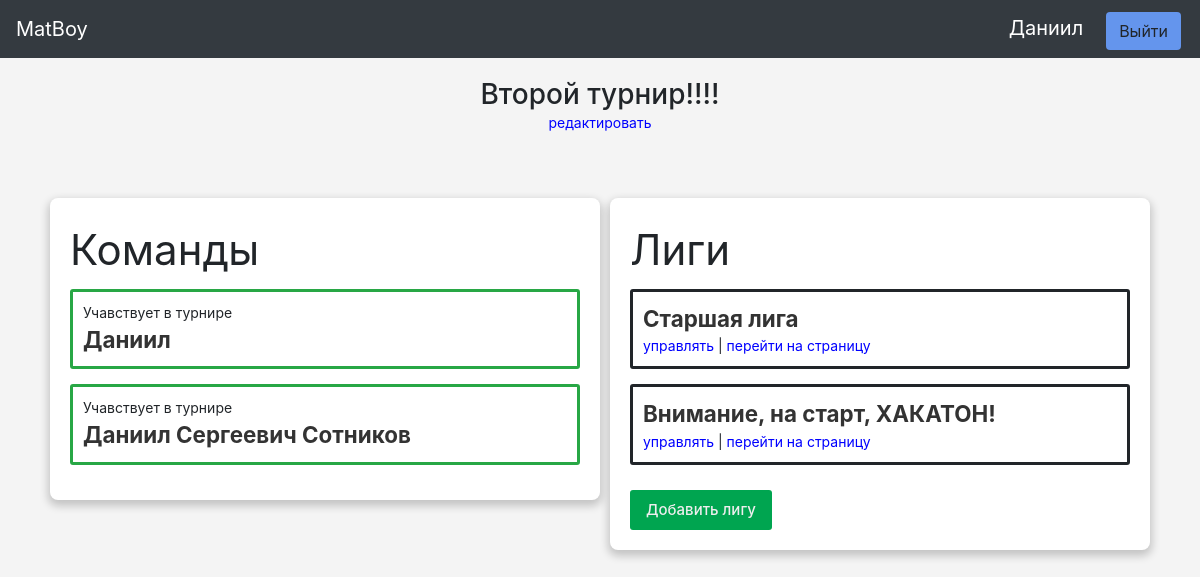
The page /tournament_console/1 (signed in) on the database its author committed.
### data/user.py (models this page shows, shortened)
class User(BaseModel, UserMixin):
    __tablename__ = "users"
    __repr_attrs__ = ["surname", "name"]
    serialize_only = ("id",
                      "name",
                      "surname",
                      "patronymic",
                      "fullname",
                      "city",
                      "birthday",
                      "email",
                      "is_creator",
                      )
    short_serialize_only = ("id",
                            'name',
                            'surname',
                            "fullname",
                            "email"
                            )
    surname = sa.Column(sa.String, nullable=False)
    name = sa.Column(sa.String, nullable=False)
    patronymic = sa.Column(sa.String, nullable=True)
    city = sa.Column(sa.String, nullable=True)
    birthday = sa.Column(sa.Date)
    email = sa.Column(sa.String, index=True, unique=True, nullable=True)
    hashed_password = sa.Column(sa.String, nullable=True)
    is_creator = sa.Column(sa.Boolean, default=False)
    @property
    def fullname(self):
        if self.patronymic:
            return f"{self.surname} {self.name} {self.patronymic}"
        else:
            return f"{self.surname} {self.name}"
    def __str__(self):
        return self.fullname
    @property
    def is_admin(self):
        return self.id == 1

### data/tournament.py (models this page shows)
class Tournament(BaseModel):
    __tablename__ = "tournaments"
    __repr_attrs__ = ["title", "chief"]
    title = sa.Column(sa.String, unique=True)
    description = sa.Column(sa.Text, nullable=True)
    place = sa.Column(sa.String, nullable=True)
    start = sa.Column(sa.Date, nullable=True)
    end = sa.Column(sa.Date, nullable=True)
    chief_id = sa.Column(sa.Integer, sa.ForeignKey("users.id"))
    chief = orm.relationship("User", backref="tournaments")
    def have_permission(self, user):
        return user.is_admin or self.chief == user

### data/team.py (models this page shows, shortened)
class Team(BaseModel):
    __tablename__ = "teams"
    __repr_attrs__ = ["name", "tournament"]
    serialize_only = ("id",
                      "name",
                      "motto",
                      "status",
                      "trainer.id",
                      "trainer.email",
                      "trainer.fullname",
                      "tournament.id",
                      "tournament.title",
                      "league.id",
                      "league.title",
                      )
    name = sa.Column(sa.String)
    motto = sa.Column(sa.String, nullable=True)
    status = sa.Column(sa.Integer, default=1)
    trainer_id = sa.Column(sa.Integer, sa.ForeignKey("users.id"), nullable=True)
    tournament_id = sa.Column(sa.Integer, sa.ForeignKey("tournaments.id"), nullable=True)
    league_id = sa.Column(sa.Integer, sa.ForeignKey("leagues.id"), nullable=True)
    trainer = orm.relationship("User", backref="teams_for_train")
    tournament = orm.relationship("Tournament", backref="teams")
    league = orm.relationship("League", backref="teams")
    players = orm.relationship("User", secondary="users_to_teams", backref="teams")

### data/league.py (models this page shows, shortened)
class League(BaseModel):
    __tablename__ = "leagues"
    __repr_attrs__ = ["title", "chief"]
    serialize_only = ("id",
                      "title",
                      "description",
                      "chief.id",
                      "chief.email",
                      "chief.fullname",
                      "tournament.id",
                      "tournament.title",
                      "teams.id",
                      "teams.name",
                      )
    title = sa.Column(sa.String, unique=False)
    description = sa.Column(sa.Text, nullable=True)
    chief_id = sa.Column(sa.Integer, sa.ForeignKey("users.id"))
    tournament_id = sa.Column(sa.Integer, sa.ForeignKey("tournaments.id"))
    chief = orm.relationship("User", backref="leagues")
    tournament = orm.relationship("Tournament", backref="leagues")

### app/web_pages.py (the view)
@blueprint.route("/tournament_console/<int:tour_id>")
@login_required
def tournament_console(tour_id: int):
    session = create_session()
    tour = session.query(Tournament).get(tour_id)
    if not tour:
        abort(404)
    if not tour.have_permission(current_user):
        abort(403)
    return render_template("tournament_console.html", tour=tour)

### app/web_pages.py (called while the page is built)
@login_manager.user_loader
def load_user(user_id) -> User:
    session = create_session()
    return session.query(User).get(user_id)

### data/db_session.py (called while the page is built)
def create_session() -> Session:
    global __factory
    return __factory()

### templates/tournament_console.html (shortened to what this page needs)
{% extends 'base.html' %}
{% block main %}
  <main class="container-xl" role="main">
    <div class="title_container">
      <h3 class="page_title">
        {{tour.title}}
      </h3>
      <a class="link link-small"
         onclick="redirectWithStep(event);"
         href="/edit_tournament/{{tour.id}}"
      >
        редактировать
      </a>
    </div>
    <div class="box_container box_container-covid">
      <div class="box box-middle">
        <label class="box-label">
          Команды
        </label>
        {% for team in tour.teams if team.status %}
          {% if team.status == 2 %}
          <div class="box_item team border-success" id="team-{{team.id}}">
            <span class="status team-status">
            Учавствует в турнире
            </span>
          {% else %}
          <div class="box_item team border-warning" id="team-{{team.id}}">
            <span class="status team-status">
              Ожидает подтверждения
            </span>
          {% endif %}
            <label class="box_item-title team-title nested-toggler" for="team_info-{{team.id}}">
              {{team.name}}
            </label>
          </div>
        {% endfor %}
      </div>
      <div class="box box-middle">
        <div id="leagues">
          <label class="box-label">
            Лиги
          </label>
          {% for league in tour.leagues %}
            <div class="box_item league" id="league-{{league.id}}">
              <label class="box_item-title league-title nested-toggler" for="league_info-{{league.id}}">
                {{league.title}}
              </label>
              <div class="link_menu">
                <a class="link link-small league-manage" href='/league_console/{{league.id}}'>
                  управлять
                </a>
                |
                <a class="link link-small league-goto" href='/league/{{league.id}}'>
                  перейти на страницу
                </a>
              </div>
            </div>
          {% endfor %}
        </div>
        <div class="buttons-menu">
          <button class="button button_success league-add">
            Добавить лигу
          </button>
        </div>
      </div>
    </div>
  </main>
{% endblock main %}

### templates/base.html (shortened to what this page needs)
<!DOCTYPE html>
<html lang="en">
  <head>
    {% block head %}
    <link
      rel="stylesheet"
      href="https://stackpath.bootstrapcdn.com/bootstrap/4.4.1/css/bootstrap.min.css"
    />
    <link href="{{url_for('static', filename='node_modules/air-datepicker/dist/css/datepicker.min.css')}}" rel="stylesheet" type="text/css">
    <link rel="stylesheet" type="text/css" href="{{url_for('static', filename='css/style.css')}}" />
    {% endblock head %}
  </head>
  <body>
    {% block header %}
    <header class="">
      <nav class="navbar navbar-dark bg-dark">
        <a class="navbar-brand logo", href="/">MatBoy</a>
        <div class="login_manager">
            {% if current_user.is_authenticated %}
              <a
                class="navbar-brand"
                href="/profile/{{current_user.id}}"
              >
                {{ current_user.name }}
              </a>
              <a class="btn button_primary" onclick="redirectWithStep(event);" href="/logout">
                Выйти
              </a>
            {% endif %}
        </div>
      </nav>
    </header>
    {% endblock header %}
    {% block main %}{% endblock main %}
  </body>
</html>

### static/css/style.css (style rules this page uses)
body { height: 100%; background: #f4f4f4; font-size: 14px; font-weight: normal; font-family: "-apple-system",BlinkMacSystemFont,Arial,sans-serif; }
.link { color: blue !important; }
.buttons-menu { display: flex; justify-content: left; padding-top: 10px; }
.buttons-menu > button { margin-right: 5px; }
.button { -webkit-font-smoothing: antialiased; -moz-osx-font-smoothing: grayscale; display: flex; align-items: center; padding: 0 16px; border-radius: 3px; border: 0; box-shadow: none; height: 40px; line-height: 15px; color: #333; font-size: 15px; font-family: "-apple-system",BlinkMacSystemFont,Arial,sans-serif; font-weight: 500; justify-content: center; text-align: center; cursor: pointer; }
.button_primary { color: #eee; background-color: cornflowerblue; }
.button_success { color: #eee; background-color: #00a550; }
.login_manager>.btn { color: inherit; margin: 0 3px; }
button, input { overflow: visible; }
.box_container { display: flex; justify-content: center; flex-wrap: wrap-reverse; flex-direction: row; margin: 60px 0px 10px 0px; padding: 0; }
.box_container-covid { justify-content: space-between; }
.box-label { font-size: 3em; width: 100%; }
.box { flex-shrink: 0; flex-grow: 1; background: #fff; box-shadow: 0 4px 8px 2px rgba(0,0,0,0.2); border-radius: 8px; padding: 20px; margin: 5px; box-sizing: border-box; align-self: flex-end; }
.box-middle { max-width: 550px; }
.box_item-title { color: #333; font-size: 1.6em; font-family: "-apple-system",BlinkMacSystemFont,Arial,sans-serif; font-weight: 700; width: 100%; margin-bottom: 0; }
.title_container { display: flex; flex-direction: column; align-items: center; justify-content: center; margin-bottom: 10px; margin-top: 20px; }
.page_title { margin: 0 6px 0 6px; }
.box_item { padding: 10px; margin-bottom: 15px; border-radius: 3px; border-style: solid; }

### rows shown on the page
User: name "Даниил"
Tournament: title "Второй турнир!!!!"
Team: name "Даниил"
Team: name "Даниил Сергеевич Сотников"
League: title "Старшая лига"
League: title "Внимание, на старт, ХАКАТОН!"
